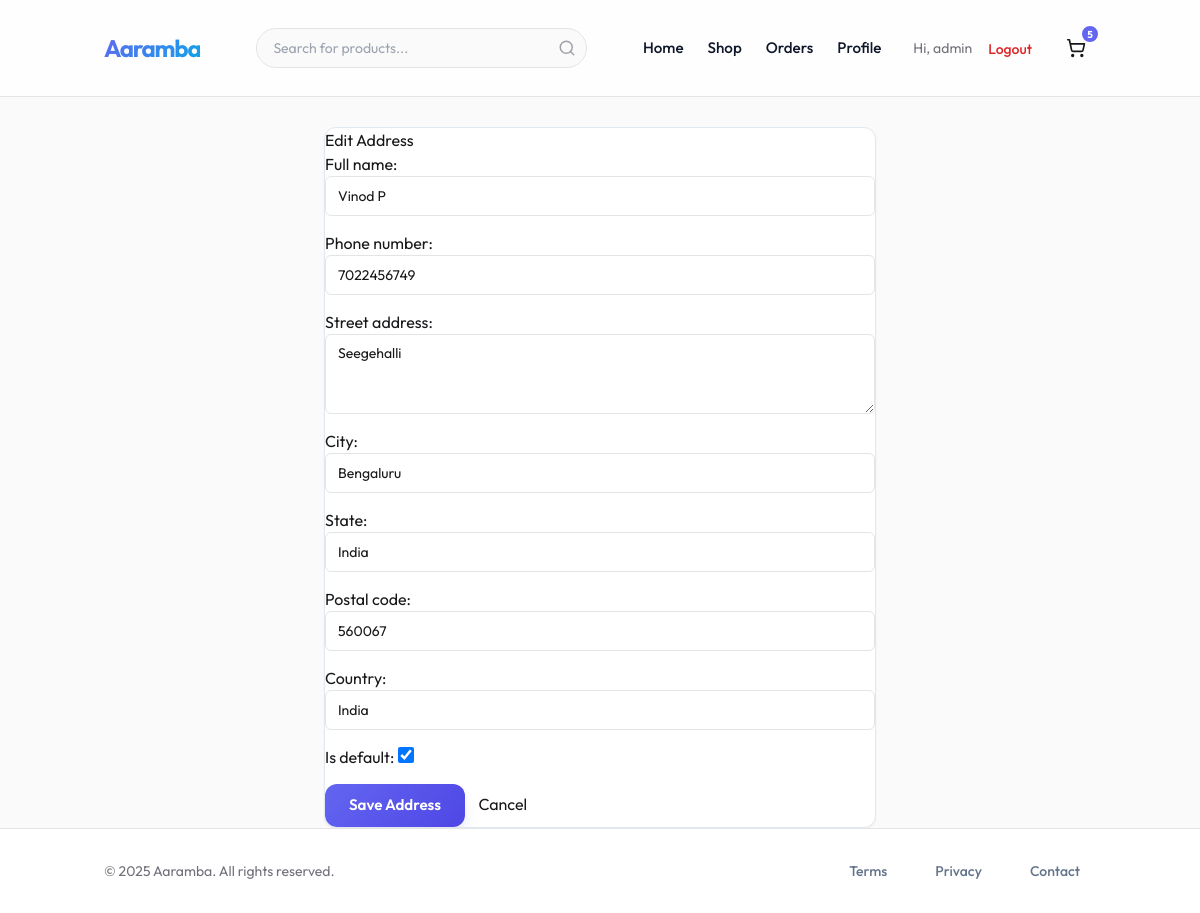
The page /accounts/addresses/1/edit/ (signed in) on the database its author committed.
### accounts/models.py (models this page shows, shortened)
class User(AbstractUser):
    class Role(models.TextChoices):
        ADMIN = "ADMIN", "Admin"
        CUSTOMER = "CUSTOMER", "Customer"
        SELLER = "SELLER", "Seller"
        DELIVERY = "DELIVERY", "Delivery Partner"
    role = models.CharField(max_length=50, choices=Role.choices, default=Role.CUSTOMER)
    phone = models.CharField(max_length=15, blank=True, null=True)
    is_verified = models.BooleanField(default=False)

class Address(models.Model):
    user = models.ForeignKey(User, on_delete=models.CASCADE, related_name='addresses')
    full_name = models.CharField(max_length=100)
    phone_number = models.CharField(max_length=15)
    street_address = models.TextField()
    city = models.CharField(max_length=100)
    state = models.CharField(max_length=100)
    postal_code = models.CharField(max_length=20)
    country = models.CharField(max_length=100, default='India')
    is_default = models.BooleanField(default=False)

### orders/models.py (models this page shows, shortened)
class Cart(models.Model):
    user = models.ForeignKey(settings.AUTH_USER_MODEL, on_delete=models.CASCADE, null=True, blank=True, related_name='cart')
    session_id = models.CharField(max_length=255, null=True, blank=True)
    created_at = models.DateTimeField(auto_now_add=True)
    updated_at = models.DateTimeField(auto_now=True)
    @property
    def total_items(self):
        return sum(item.quantity for item in self.items.all())

class CartItem(models.Model):
    cart = models.ForeignKey(Cart, on_delete=models.CASCADE, related_name='items')
    product = models.ForeignKey(Product, on_delete=models.CASCADE)
    sku = models.ForeignKey(SKU, on_delete=models.CASCADE)
    quantity = models.PositiveIntegerField(default=1)

### accounts/views.py (the view)
# urls.py: path('addresses/<int:pk>/edit/', views.address_edit, name='address_edit'),
@login_required
def address_edit(request, pk):
    address = get_object_or_404(Address, pk=pk, user=request.user)
    if request.method == 'POST':
        form = AddressForm(request.POST, instance=address)
        if form.is_valid():
            form.save()
            return redirect('accounts:address_list')
    else:
        form = AddressForm(instance=address)
    return render(request, 'accounts/address_form.html', {'form': form, 'title': 'Edit Address'})

### templates/accounts/address_form.html (shortened to what this page needs)
{% extends 'base.html' %}
{% block content %}
<div class="container" style="max-width: 600px; margin-top: 30px;">
    <div class="card">
        <h2>{{ title }}</h2>
        <form method="post">
            {% for field in form %}
            <div style="margin-bottom: 15px; text-align: left;">
                <label for="{{ field.id_for_label }}">{{ field.label }}:</label>
                {{ field }}
            </div>
            {% endfor %}
            <button type="submit" class="btn btn-primary">Save Address</button>
            <a href="{% url 'accounts:address_list' %}" style="margin-left: 10px;">Cancel</a>
        </form>
    </div>
</div>
{% endblock %}

### templates/base.html (shortened to what this page needs)
<!DOCTYPE html>
<html lang="en">
<head>
    <script src="https://cdn.tailwindcss.com"></script>
    {% load static %}
    <link rel="stylesheet" href="{% static 'css/style.css' %}">
</head>
<body class="bg-zinc-50 text-zinc-900 antialiased min-h-screen flex flex-col">
    <header class="main-header sticky top-0 z-50 w-full border-b border-zinc-200 bg-white/80 backdrop-blur-md">
        <div class="container mx-auto px-4 h-16 flex items-center justify-between">
            <a href="{% url 'core:home' %}" class="logo flex items-center gap-2">
                <span class="text-2xl font-bold tracking-tighter">Aaramba</span>
            </a>
            <div class="hidden md:flex relative w-1/3 mx-4">
                <form action="{% url 'products:product_list' %}" method="get" class="w-full relative">
                    <input type="text" name="q" id="search-input" placeholder="Search for products..."
                        class="w-full h-10 pl-4 pr-10 rounded-full border border-zinc-200 bg-zinc-50 text-sm focus:outline-none focus:ring-2 focus:ring-primary/20 focus:border-primary transition-all"
                        autocomplete="off">
                    <button type="submit"
                        class="absolute right-0 top-0 h-10 w-10 flex items-center justify-center text-zinc-400 hover:text-primary transition-colors">
                        <svg xmlns="http://www.w3.org/2000/svg" width="18" height="18" viewBox="0 0 24 24" fill="none"
                            stroke="currentColor" stroke-width="2" stroke-linecap="round" stroke-linejoin="round">
                            <circle cx="11" cy="11" r="8"></circle>
                            <line x1="21" y1="21" x2="16.65" y2="16.65"></line>
                        </svg>
                    </button>
                </form>
            </div>
            <nav class="nav-links hidden md:flex items-center gap-6">
                <a href="{% url 'core:home' %}"
                    class="text-sm font-medium hover:text-primary transition-colors">Home</a>
                <a href="{% url 'products:product_list' %}"
                    class="text-sm font-medium hover:text-primary transition-colors">Shop</a>
                {% if user.is_authenticated %}
                <a href="{% url 'orders:order_history' %}"
                    class="text-sm font-medium hover:text-primary transition-colors">Orders</a>
                <a href="{% url 'accounts:profile' %}"
                    class="text-sm font-medium hover:text-primary transition-colors">Profile</a>
                <div class="flex items-center gap-4 ml-2">
                    <span class="text-sm text-zinc-500">Hi, {{ user.username }}</span>
                    <form action="{% url 'accounts:logout' %}" method="post" class="inline">
                        <button type="submit"
                            class="text-sm font-medium text-red-600 hover:text-red-700 transition-colors">Logout</button>
                    </form>
                </div>
                {% endif %}
                <a href="{% url 'orders:view_cart' %}"
                    class="relative inline-flex items-center justify-center w-10 h-10 rounded-full hover:bg-zinc-100 transition-colors">
                    <span
                        class="cart-badge absolute -top-1 -right-1 bg-primary text-white text-[10px] font-bold h-5 w-5 flex items-center justify-center rounded-full border-2 border-white {% if request.user.cart.first.total_items > 0 %}{% else %}hidden{% endif %}">
                        {% if request.user.is_authenticated %}
                        {{ request.user.cart.first.total_items|default:0 }}
                        {% else %}
                        0
                        {% endif %}
                    </span>
                </a>
            </nav>
        </div>
    </header>
    <main class="flex-1">
        {% block content %}
        {% endblock %}
    </main>
    <footer class="main-footer border-t border-zinc-200 bg-white py-8 mt-auto">
        <div class="container mx-auto px-4 flex flex-col md:flex-row justify-between items-center gap-4">
            <p class="text-sm text-zinc-500">&copy; 2025 Aaramba. All rights reserved.</p>
            <div class="flex gap-4">
                <a href="{% url 'core:terms' %}" class="text-sm text-zinc-500 hover:text-zinc-900">Terms</a>
                <a href="{% url 'core:privacy' %}" class="text-sm text-zinc-500 hover:text-zinc-900">Privacy</a>
                <a href="{% url 'core:contact' %}" class="text-sm text-zinc-500 hover:text-zinc-900">Contact</a>
            </div>
        </div>
    </footer>
</body>
</html>

### static/css/style.css (style rules this page uses)
:root { --primary: #6366f1; --primary-dark: #4f46e5; --primary-light: #818cf8; --secondary: #0ea5e9; --accent: #f43f5e; --bg-body: #f8fafc; --bg-card: #ffffff; --bg-glass: rgba(255, 255, 255, 0.9); --text-main: #0f172a; --text-muted: #64748b; --border: #e2e8f0; --radius: 0.75rem; --shadow-sm: 0 1px 2px 0 rgb(0 0 0 / 0.05); --shadow-md: 0 4px 6px -1px rgb(0 0 0 / 0.1), 0 2px 4px -2px rgb(0 0 0 / 0.1); --shadow-lg: 0 20px 25px -5px rgb(0 0 0 / 0.1), 0 8px 10px -6px rgb(0 0 0 / 0.1); --shadow-color: 0 10px 15px -3px rgba(99, 102, 241, 0.2); --font-main: 'Outfit', sans-serif; }
* { margin: 0; padding: 0; box-sizing: border-box; }
body { font-family: var(--font-main); background-color: var(--bg-body); color: var(--text-main); line-height: 1.6; -webkit-font-smoothing: antialiased; }
.container { max-width: 1280px; margin: 0 auto; padding: 0 1.5rem; }
.main-header { background-color: var(--bg-glass); backdrop-filter: blur(12px); border-bottom: 1px solid var(--border); padding: 1rem 0; position: sticky; top: 0; z-index: 50; }
.main-header .container { display: flex; justify-content: space-between; align-items: center; }
.logo { font-size: 1.75rem; font-weight: 800; background: linear-gradient(135deg, var(--primary) 0%, var(--secondary) 100%); -webkit-background-clip: text; -webkit-text-fill-color: transparent; text-decoration: none; letter-spacing: -0.03em; }
.nav-links { display: flex; gap: 2rem; list-style: none; align-items: center; }
.nav-links a { color: var(--text-main); text-decoration: none; font-weight: 500; font-size: 0.95rem; transition: color 0.2s ease; }
.btn { display: inline-flex; align-items: center; justify-content: center; padding: 0.625rem 1.5rem; border-radius: var(--radius); font-weight: 600; text-decoration: none; transition: all 0.2s ease; cursor: pointer; border: none; font-size: 0.95rem; }
.btn-primary { background: linear-gradient(135deg, var(--primary) 0%, var(--primary-dark) 100%); color: white; box-shadow: var(--shadow-color); }
.card { background: var(--bg-card); border-radius: var(--radius); padding: 0; box-shadow: var(--shadow-sm); border: 1px solid var(--border); transition: all 0.3s ease; display: flex; flex-direction: column; overflow: hidden; }
.main-footer { background-color: white; border-top: 1px solid var(--border); padding: 4rem 0 2rem; margin-top: auto; text-align: center; }
.main-footer a { color: var(--text-muted); text-decoration: none; margin: 0 1rem; font-weight: 500; transition: color 0.2s; }
input, select, textarea { width: 100%; padding: 0.75rem 1rem; border: 1px solid var(--border); border-radius: var(--radius); font-family: var(--font-main); font-size: 0.95rem; transition: all 0.2s; background-color: white; }

### templates/base.html (style rules this page uses)
body { font-family: 'Outfit', sans-serif; }

### rows shown on the page
User: username "admin", user.cart.first.total_items "5"
Address: form "Vinod P" "7022456749" "Seegehalli" "Bengaluru" "India" "560067" "India" "☑"

### other values the page prints
{{ title }} "Edit Address"
{{ field.label }} "Full name" "Phone number" "Street address" "City" "State" "Postal code" "Country" "Is default"
